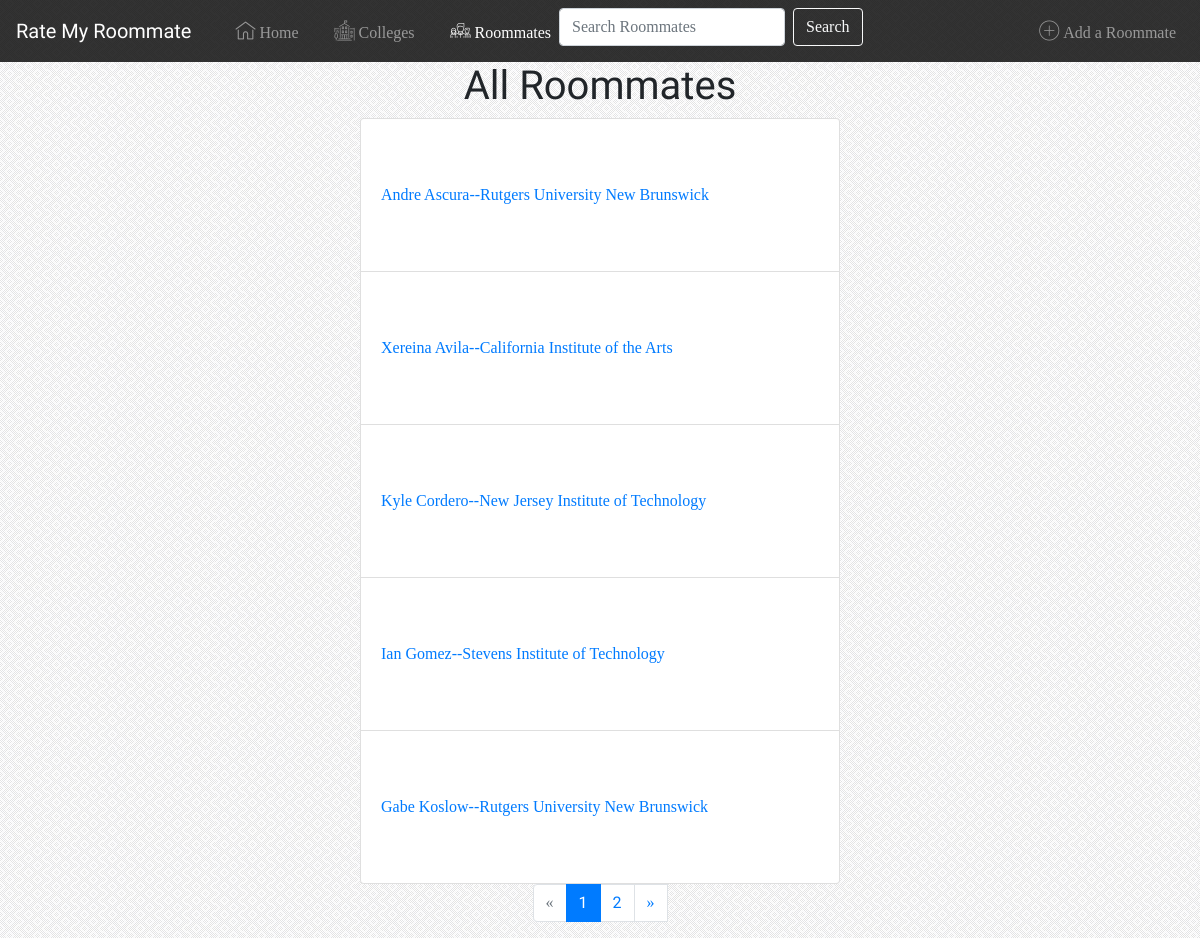
Before: /all-roommates/ with the older database file.
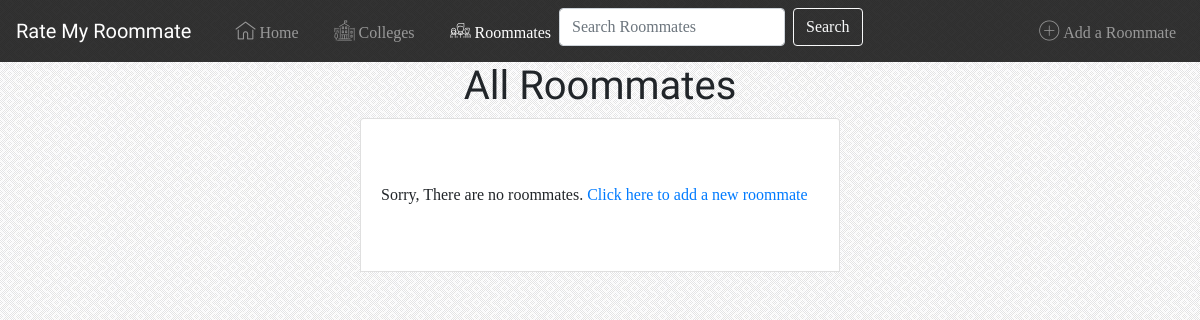
After: the same page with the newer database file.
### roomaterating/models.py (models this page shows)
class Roomate(models.Model):
    college = models.ForeignKey(College, on_delete=models.CASCADE)
    first_name = models.CharField(max_length=30,validators=[RegexValidator(regex='^[A-Z]*$',
                                                                           message="First Name must be All Caps",
                                                                           code="invalid_first_name")])
    last_name = models.CharField(max_length=30, validators=[RegexValidator(regex='^[A-Z]*$',
                                                                           message="Last Name must be All Caps",
                                                                           code="invalid_last_name")])
    class Meta:
        unique_together = ('last_name', 'first_name','college')
    @property
    def full_name(self):
        return self.first_name + " " + self.last_name
    def __str__(self):
        return self.full_name

class College(models.Model):
    campus = models.CharField(max_length=50,)
    website_link = models.CharField(max_length=200)
    class Meta:
        unique_together = ('campus', 'website_link',)
    def __str__(self):
        return self.campus

### roomaterating/views.py (the view)
# urls.py: url(r'^all-roommates/$', views.RoomateView.as_view(), name="roomates"),
class RoomateView(ListView):
    template_name = "roomaterating/roommateview.html"
    context_object_name = "roommates"
    paginate_by = 5
    def get_queryset(self):
        return Roomate.objects.all().order_by('last_name')

### roomaterating/templates/roomaterating/roommateview.html
{% extends 'roomaterating/base.html' %}
{% block Roommates %} active {% endblock %}
{% block body %}
{% if campus %}
<a href="{{campus.website_link}}"><h1 class="roommatetitle">{{campus}}</h1></a>
{% else %}
<h1 class = "roommatetitle">All Roommates</h1>
{% endif %}
 <ul class="list-group">
   {% if roommates %}
{% for roommate in roommates %}
   <li class="list-group-item"><a href="{% url 'roomaterating:viewroommate'  roommate.pk %}">{{roommate}}--{{roommate.college}}</a></li>
{% endfor %}
 </ul>
{% if is_paginated %}
  <ul class="pagination">
    {% if page_obj.has_previous %}
      <li class="page-item"><a class="page-link" href="?page={{ page_obj.previous_page_number }}" tabindex="-1">&laquo;</a></li>
    {% else %}
      <li class="page-item disabled"><a class="page-link"tabindex="-1">&laquo;</a></li>
    {% endif %}
    {% for i in paginator.page_range %}
      {% if page_obj.number == i %}
        <li class="page-item active"><a class="page-link numbers" href="#">{{ i }}<span class="sr-only">(current)</span></a></li>
      {% else %}
        <li class="page-item"><a class="page-link numbers" href="?page={{ i }}">{{ i }}</a></li>
      {% endif %}
    {% endfor %}
    {% if page_obj.has_next %}
      <li ><a class="page-link"tabindex="-1" href="?page={{ page_obj.next_page_number }}">&raquo;</a></li>
    {% else %}
      <li class="page-item disabled"><a class="page-link"tabindex="-1">&raquo;</a></li>
    {% endif %}
  </ul>
    {% endif %}
  {% else %}
  <li class ="list-group-item">Sorry, There are no roommates. <a href="{% url 'roomaterating:add-roommate' %}">Click here to add a new roommate</li>
   {% endif %}
{% endblock %}

Changed rows visible on the page:
removed Roomate: first_name+last_name "Andre Ascura", college "Rutgers University New Brunswick"
removed Roomate: first_name+last_name "Xereina Avila", college "California Institute of the Arts"
removed Roomate: first_name+last_name "Kyle Cordero", college "New Jersey Institute of Technology"
removed Roomate: first_name+last_name "Ian Gomez", college "Stevens Institute of Technology"
removed Roomate: first_name+last_name "Gabe Koslow", college "Rutgers University New Brunswick"
Other visible differences:
text now shown: "Sorry, There are no roommates. Click here to add a new roommate"
list line gone: "1"
list line gone: "2"
